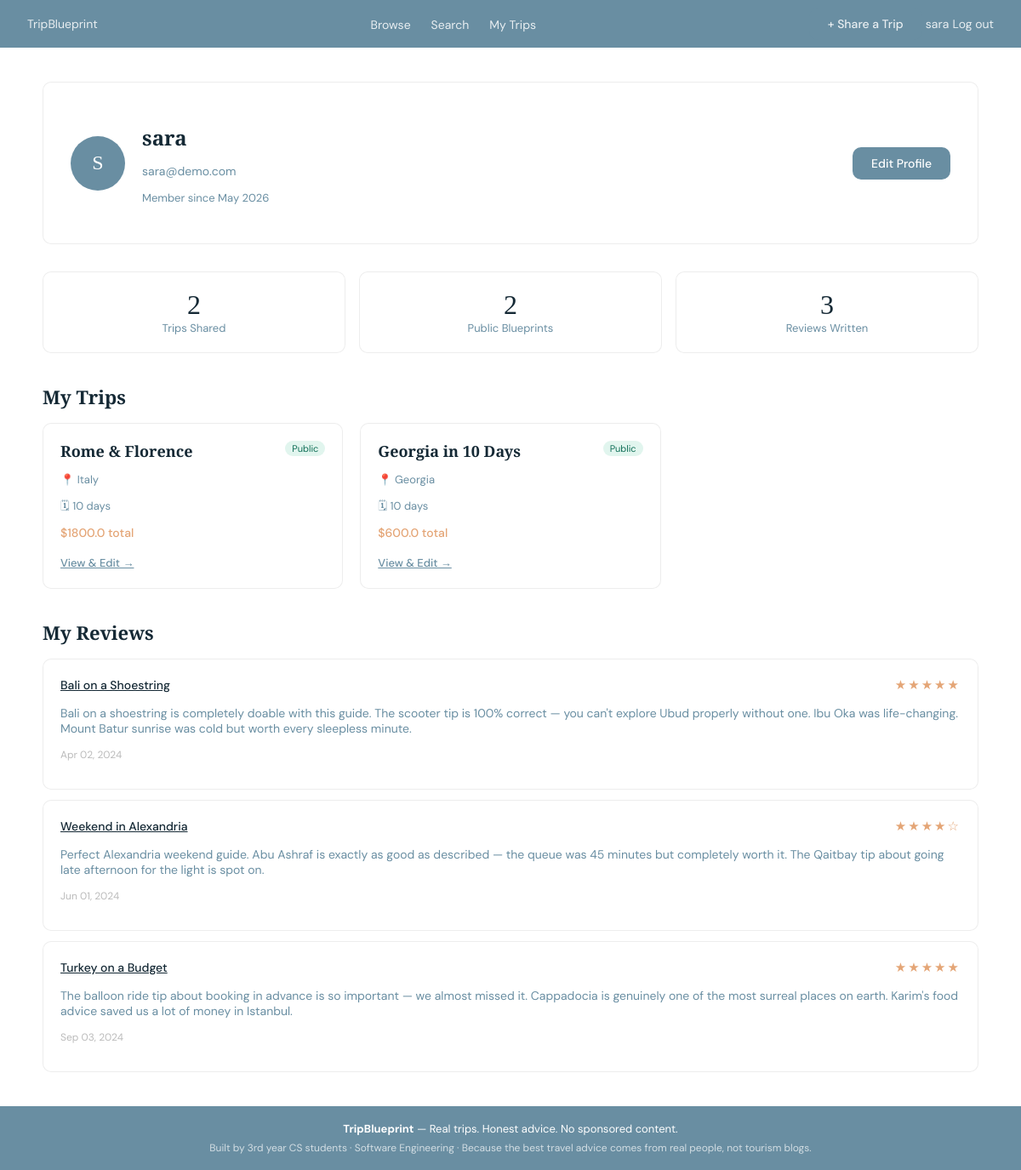
The app's page /profile (signed in) with its own data.
### app/models.py (models this page shows)
class User(UserMixin, db.Model):
    id         = db.Column(db.Integer, primary_key=True)
    username   = db.Column(db.String(80), unique=True, nullable=False)
    email      = db.Column(db.String(120), unique=True, nullable=False)
    password   = db.Column(db.String(200), nullable=False)
    created_at = db.Column(db.DateTime, default=datetime.utcnow)
    trips     = db.relationship('Trip', backref='user', lazy=True)
    wishlists = db.relationship('Wishlist', backref='user', lazy=True)
    reviews   = db.relationship('Review', backref='user', lazy=True)

class Trip(db.Model):
    id          = db.Column(db.Integer, primary_key=True)
    user_id     = db.Column(db.Integer, db.ForeignKey('user.id'), nullable=False)
    name        = db.Column(db.String(100), nullable=False)
    destination = db.Column(db.String(100), nullable=False)
    start_date  = db.Column(db.Date)
    end_date    = db.Column(db.Date)
    budget      = db.Column(db.Float, default=0)
    is_public   = db.Column(db.Boolean, default=False)
    accommodation = db.Column(db.String(500))
    highlights    = db.Column(db.Text)
    tips          = db.Column(db.Text)
    duration_days = db.Column(db.Integer)
    image_filename = db.Column(db.String(200))
    places  = db.relationship('Place', backref='trip', lazy=True, cascade='all, delete-orphan')
    reviews = db.relationship('Review', backref='trip', lazy=True, cascade='all, delete-orphan')

class Review(db.Model):
    id         = db.Column(db.Integer, primary_key=True)
    trip_id    = db.Column(db.Integer, db.ForeignKey('trip.id'), nullable=False)
    user_id    = db.Column(db.Integer, db.ForeignKey('user.id'), nullable=False)
    rating     = db.Column(db.Integer, nullable=False)   # 1–5
    comment    = db.Column(db.Text)
    created_at = db.Column(db.DateTime, default=datetime.utcnow)

### app/routes/auth_routes.py (the view)
@auth_bp.route('/profile')
@login_required
def profile():
    user_trips = Trip.query.filter_by(user_id=current_user.id).order_by(Trip.id.desc()).all()
    user_reviews = Review.query.filter_by(user_id=current_user.id).order_by(Review.id.desc()).all()
    return render_template('profile.html', trips=user_trips, reviews=user_reviews)

### app/models.py (called while the page is built)
@login_manager.user_loader
def load_user(user_id):
    return User.query.get(int(user_id))

### app/templates/profile.html (shortened to what this page needs)
{% extends "base.html" %}
{% block content %}
<div class="page">
  <div style="background:var(--white); border:1px solid rgba(0,0,0,0.07); border-radius:var(--radius); padding:32px; margin-bottom:32px; display:flex; align-items:center; justify-content:space-between; flex-wrap:wrap; gap:20px;">
    <div style="display:flex; align-items:center; gap:20px;">
      <div style="width:64px; height:64px; border-radius:50%; background:var(--blue); color:var(--white); display:flex; align-items:center; justify-content:center; font-family:var(--font-heading); font-size:24px; font-weight:500; flex-shrink:0;">
        {{ current_user.username[0].upper() }}
      </div>
      <div>
        <h1 style="font-family:var(--font-heading); font-size:24px; color:var(--navy); margin-bottom:4px;">{{ current_user.username }}</h1>
        <p style="font-size:14px; color:var(--text-soft);">{{ current_user.email }}</p>
        <p style="font-size:13px; color:var(--text-soft);">Member since {{ current_user.created_at.strftime('%B %Y') }}</p>
      </div>
    </div>
    <div style="display:flex; gap:10px;">
      <a href="{{ url_for('auth.edit_profile') }}" class="btn-primary">Edit Profile</a>
    </div>
  </div>
  <div style="display:grid; grid-template-columns:repeat(3,1fr); gap:16px; margin-bottom:36px;">
    <div style="background:var(--white); border:1px solid rgba(0,0,0,0.07); border-radius:var(--radius); padding:20px; text-align:center;">
      <div style="font-family:var(--font-heading); font-size:32px; color:var(--navy);">{{ trips|length }}</div>
      <div style="font-size:13px; color:var(--text-soft);">Trips Shared</div>
    </div>
    <div style="background:var(--white); border:1px solid rgba(0,0,0,0.07); border-radius:var(--radius); padding:20px; text-align:center;">
      <div style="font-family:var(--font-heading); font-size:32px; color:var(--navy);">{{ trips|selectattr('is_public')|list|length }}</div>
      <div style="font-size:13px; color:var(--text-soft);">Public Blueprints</div>
    </div>
    <div style="background:var(--white); border:1px solid rgba(0,0,0,0.07); border-radius:var(--radius); padding:20px; text-align:center;">
      <div style="font-family:var(--font-heading); font-size:32px; color:var(--navy);">{{ reviews|length }}</div>
      <div style="font-size:13px; color:var(--text-soft);">Reviews Written</div>
    </div>
  </div>
  <h2 style="font-family:var(--font-heading); font-size:22px; color:var(--navy); margin-bottom:16px;">My Trips</h2>
  {% if trips %}
  <div class="trip-grid" style="margin-bottom:36px;">
    {% for trip in trips %}
    <div class="trip-card">
      <div style="display:flex; justify-content:space-between; align-items:flex-start; margin-bottom:8px;">
        <h3 style="margin:0;">{{ trip.name }}</h3>
        {% if trip.is_public %}
        <span style="font-size:11px; background:#E1F5EE; color:#0F6E56; padding:2px 8px; border-radius:20px; flex-shrink:0; margin-left:8px;">Public</span>
        {% else %}
        <span style="font-size:11px; background:#f0f0f0; color:#888; padding:2px 8px; border-radius:20px; flex-shrink:0; margin-left:8px;">Private</span>
        {% endif %}
      </div>
      <p>📍 {{ trip.destination }}</p>
      {% if trip.duration_days %}<p>🗓 {{ trip.duration_days }} days</p>{% endif %}
      <p class="budget">${{ trip.budget }} total</p>
      <a href="{{ url_for('trip.trip_detail', id=trip.id) }}" style="font-size:13px; color:var(--blue); font-weight:500; margin-top:14px; display:inline-block;">View & Edit →</a>
    </div>
    {% endfor %}
  </div>
  {% else %}
  <p style="color:var(--text-soft); margin-bottom:36px;">No trips yet. <a href="{{ url_for('trip.new_trip') }}" style="color:var(--blue);">Share your first trip</a></p>
  {% endif %}
  <h2 style="font-family:var(--font-heading); font-size:22px; color:var(--navy); margin-bottom:16px;">My Reviews</h2>
  {% if reviews %}
  <div style="display:flex; flex-direction:column; gap:12px;">
    {% for review in reviews %}
    <div style="background:var(--white); border:1px solid rgba(0,0,0,0.07); border-radius:var(--radius); padding:20px;">
      <div style="display:flex; justify-content:space-between; align-items:center; margin-bottom:8px;">
        <a href="{{ url_for('trip.trip_detail', id=review.trip_id) }}" style="font-size:14px; font-weight:500; color:var(--navy);">{{ review.trip.name }}</a>
        <span style="color:var(--terra); font-size:15px; letter-spacing:2px;">{% for i in range(review.rating) %}★{% endfor %}{% for i in range(5 - review.rating) %}☆{% endfor %}</span>
      </div>
      <p style="font-size:14px; color:var(--text-soft);">{{ review.comment }}</p>
      <p style="font-size:12px; color:#bbb; margin-top:6px;">{{ review.created_at.strftime('%b %d, %Y') }}</p>
    </div>
    {% endfor %}
  </div>
  {% else %}
  <p style="color:var(--text-soft);">No reviews written yet.</p>
  {% endif %}
</div>
{% endblock %}

### app/templates/base.html (shortened to what this page needs)
<!DOCTYPE html>
<html lang="en">
<head>
  <link rel="stylesheet" href="{{ url_for('static', filename='style.css') }}">
</head>
<body>
  <nav class="navbar">
    <a href="{{ url_for('auth.index') }}" class="navbar-logo">
      Trip<span>Blueprint</span>
    </a>
    <ul class="navbar-links">
      <li><a href="{{ url_for('trip.home') }}" class="{{ 'active' if request.endpoint == 'home' }}">Browse</a></li>
      <li><a href="{{ url_for('trip.search') }}" class="{{ 'active' if request.endpoint == 'search' }}">Search</a></li>
      {% if current_user.is_authenticated %}
      <li><a href="{{ url_for('trip.trips') }}" class="{{ 'active' if request.endpoint == 'my_trips' }}">My Trips</a></li>
      {% endif %}
    </ul>
    <div class="navbar-actions">
      {% if current_user.is_authenticated %}
        <a href="{{ url_for('trip.new_trip') }}" class="btn btn-primary btn-sm">+ Share a Trip</a>
        <a href="{{url_for('auth.profile')}}" class="btn btn-outline btn-sm">{{ current_user.username }}</a>
        <a href="{{ url_for('auth.logout') }}" class="btn btn-outline btn-sm">Log out</a>
      {% else %}
        <a href="{{ url_for('auth.login') }}" class="btn btn-outline btn-sm">Log in</a>
        <a href="{{ url_for('auth.register') }}" class="btn btn-primary btn-sm">Sign up</a>
      {% endif %}
    </div>
  </nav>
  <main class="main-content">
    {% block content %}{% endblock %}
  </main>
  <footer class="footer">
  <div>
    <strong>TripBlueprint</strong> — Real trips. Honest advice. No sponsored content.
  </div>
  <div style="margin-top:6px; font-size:12px; opacity:0.7;">
    Built by 3rd year CS students · Software Engineering · Because the best travel advice comes from real people, not tourism blogs.
  </div>
</footer>
</body>
</html>

### app/static/style.css (style rules this page uses)
:root { --navy: #152935; --blue: #698ea2; --terra: #e4a576; --sage: #ccd5d2; --peach: #f9c5b0; --white: #ffffff; --text: #152935; --text-soft: #698ea2; --sand: #F7F3EE; --font-heading: 'Playfair Display', serif; --font-body: 'DM Sans', sans-serif; --radius: 10px; --radius-sm: 6px; }
body { font-family: var(--font-body); color: var(--text); margin: 0; font-family: var(var(--font-body)); color: var(--text); margin:0; background-image: url('/static/pexels-acstudiomatic-14526640.jpg'); background-size: cover; background-attachment: fixed; background-position: center; }
.navbar { background: var(--blue); padding: 0 32px; height: 56px; display: flex; align-items: center; justify-content: space-between; }
.navbar ul { display: flex; flex-direction: row; list-style: none; gap: 24px; margin: 0; padding: 0; }
.navbar a { color: var(--white); font-size: 14px; text-decoration: none; opacity: 0.85; }
.footer { background: var(--blue); color: var(--white); text-align: center; padding: 18px 32px; font-size: 13px; }
.page { max-width: 1100px; margin: 0 auto; padding: 40px 32px; }
.trip-grid { display: grid; grid-template-columns: repeat(auto-fill, minmax(280px, 1fr)); gap: 20px; }
.trip-card { background: var(--white); border-radius: var(--radius); border: 1px solid rgba(0,0,0,0.07); padding: 20px; transition: transform 0.2s, box-shadow 0.2s; }
.trip-card h3 { font-family: var(--font-heading); font-size: 18px; color: var(--navy); margin-bottom: 6px; }
.trip-card p { font-size: 13px; color: var(--text-soft); margin-bottom: 4px; }
.trip-card .budget { font-size: 14px; font-weight: 500; color: var(--terra); margin-top: 10px; }
.trip-card a { display: inline-block; margin-top: 14px; font-size: 13px; color: var(--blue); font-weight: 500; }
.btn-primary { background: var(--blue); color: var(--white); padding: 10px 22px; border-radius: var(--radius); border: none; font-size: 14px; font-weight: 500; cursor: pointer; text-decoration: none; display: inline-block; transition: opacity 0.15s; }
body { display: flex; flex-direction: column; min-height: 100vh; }
main.main-content { flex: 1; }

### records on screen
User: username "sara", username "S", email "sara@demo.com", created_at "May 2026"
Trip: name "Rome & Florence", is_public "Public", destination "Italy", duration_days "10", budget "1800.0"
Trip: name "Georgia in 10 Days", is_public "Public", destination "Georgia", duration_days "10", budget "600.0"
Review: trip.name "Bali on a Shoestring", rating 5 (drawn), comment "Bali on a shoestring is completely doable with this guide. The scooter tip is 100% correct — you can't explore Ubud properly without one. Ibu Oka was life-changing. Mount Batur sunrise was cold but worth every sleepless minute.", created_at "Apr 02, 2024"
Review: trip.name "Weekend in Alexandria", rating 4 (drawn), comment "Perfect Alexandria weekend guide. Abu Ashraf is exactly as good as described — the queue was 45 minutes but completely worth it. The Qaitbay tip about going late afternoon for the light is spot on.", created_at "Jun 01, 2024"
Review: trip.name "Turkey on a Budget", rating 5 (drawn), comment "The balloon ride tip about booking in advance is so important — we almost missed it. Cappadocia is genuinely one of the most surreal places on earth. Karim's food advice saved us a lot of money in Istanbul.", created_at "Sep 03, 2024"

### other values on screen
{{ trips|length }} "2"
{{ trips|selectattr('is_public')|list|length }} "2"
{{ reviews|length }} "3"
